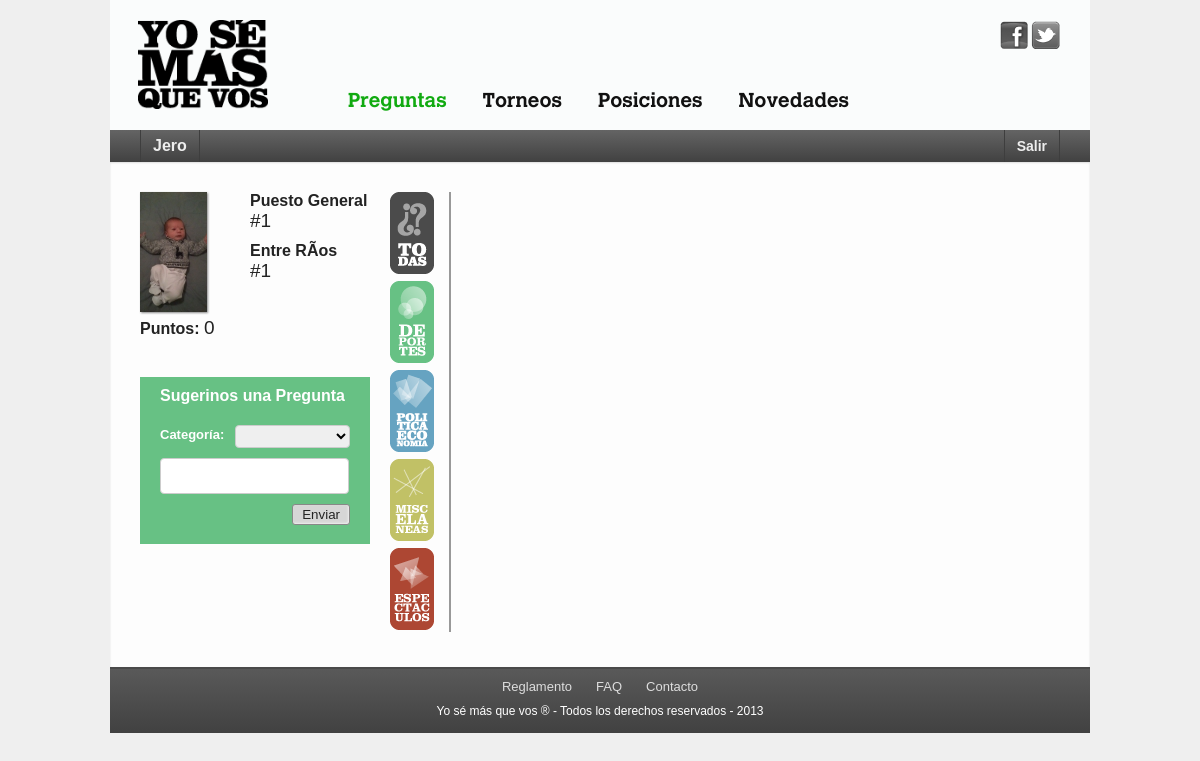
The app's page /preguntas.php (signed in) with its own data.
### tables this page shows
CREATE TABLE `usuarios` (
  `id` int(10) unsigned NOT NULL AUTO_INCREMENT,
  `usuario` varchar(10) NOT NULL,
  `pass` varchar(16) NOT NULL,
  `email` text NOT NULL,
  `estado` tinyint(4) unsigned NOT NULL DEFAULT '1',
  PRIMARY KEY (`id`)
);

CREATE TABLE `datos_usuarios` (
  `id` int(10) unsigned NOT NULL AUTO_INCREMENT,
  `id_usuario` int(10) unsigned NOT NULL,
  `nombre` text NOT NULL,
  `apellido` text NOT NULL,
  `sexo` text NOT NULL,
  `nacimiento` date NOT NULL,
  `dni` int(8) unsigned NOT NULL,
  `id_provincia` int(11) unsigned NOT NULL,
  `id_localidad` text,
  `telefono` int(11) unsigned DEFAULT NULL,
  `celular` int(11) unsigned DEFAULT NULL,
  `twitter` text,
  `foto` text,
  `fecha_inscripcion` date NOT NULL,
  PRIMARY KEY (`id`)
);

CREATE TABLE `provincias` (
  `id` int(2) NOT NULL,
  `provincia` varchar(50) NOT NULL,
  PRIMARY KEY (`id`)
);

CREATE TABLE `puntaje` (
  `id` int(10) unsigned NOT NULL AUTO_INCREMENT,
  `id_usuario` int(10) unsigned NOT NULL,
  `id_categoria` int(10) unsigned NOT NULL,
  `puntos` int(10) unsigned NOT NULL DEFAULT '0',
  PRIMARY KEY (`id`)
);

### funciones.php (called while the page is built, shortened)
<?php
function mysql_($query){
	$rs = mysql_query($query, $GLOBALS['cnx']) or die(mysql_error());
	return $rs;
}
function perfil($id){
	$query = "SELECT Us.id, Us.usuario, DU.foto, Pu.puntos, Pr.provincia FROM usuarios Us
				INNER JOIN datos_usuarios DU ON DU.id_usuario = Us.id
				INNER JOIN puntaje Pu ON Pu.id_usuario = Us.id
				INNER JOIN provincias Pr ON Pr.id = DU.id_provincia
				WHERE Us.id = $id AND Pu.id_categoria = 1";
	$rs = mysql_($query);
	$row_perfil = mysql_fetch_assoc($rs);
	$query = "SELECT Pu.id_usuario, Pu.puntos, Pr.provincia FROM puntaje Pu
				INNER JOIN datos_usuarios DU ON DU.id_usuario = Pu.id_usuario
				INNER JOIN provincias Pr ON Pr.id = DU.id_provincia
				WHERE Pu.id_categoria = 1 ORDER BY puntos DESC";
	$rs = mysql_($query);
	do{
		static $pos_general = 0;
		static $pos_provincia = 0;
		$row = mysql_fetch_assoc($rs);
		$pos_general++;
		$x = $row['id_usuario'];
		if($row['provincia'] == $row_perfil['provincia']){
			$pos_provincia++;
		}
	}while($x != $id);
	$row_perfil['pos_general'] = $pos_general;
	$row_perfil['pos_provincia'] = $pos_provincia;
	return $row_perfil;
}
function get_categoria(){
	$rs = mysql_("SELECT * FROM categorias WHERE id != 1");
	while($row = mysql_fetch_assoc($rs)){
		static $i = 0;
		$i++;
		$categoria[$i] = $row;
	};
	return $categoria;
}
?>

### preguntas.php (the view, shortened to what this page needs)
<?php
	require_once('funciones.php');
?>
<!DOCTYPE html PUBLIC "-//W3C//DTD XHTML 1.0 Transitional//EN" "http://www.w3.org/TR/xhtml1/DTD/xhtml1-transitional.dtd">
<html xmlns="http://www.w3.org/1999/xhtml">
<head>
<link type="text/css" rel="stylesheet" href="css/estilos.css" />
</head>
<body>
<div id="contenido">
	<header id="header">
    	<?php include('inc/header.php'); ?>
    </header>
    <div id="banda">
		<?php include('inc/banda.php'); ?>
    </div>
    <div id="centro">
        <section id="datos_usuario">
			<?php include('inc/perfil.php'); ?>
            <div id="sugerir_pregunta">
                <div class="titulo">Sugerinos una Pregunta</div>
                <form id="form_sugerir" name="form_sugerir" action="" method="post">
                    <label for="categoria" id="etiqueta">Categor&iacute;a: </label><select id="categoria" name="categoria" size="1" onchange="var x = $('#categoria_val').val();categoria(x)">
                        <option value="0"></option>
                        <?php
                        $categoria = get_categoria();
                        $tot_categoria = sizeof($categoria);
                        do{
                            static $i = 0;
                            $i++;
                            echo '<option value="'.$categoria[$i]['categoria'].'">'.$categoria[$i]['categoria'].'</option>';
                        }while($i < $tot_categoria);
                        ?>
                    </select>
                    <textarea id="pregunta" name="pregunta" ></textarea>
                    <input id="enviar" name="enviar" class="btn_form" type="button" value="Enviar" onclick="validar_sugerir()" />
                </form>
            </div>
        </section>
        <nav>
			<?php include('inc/btn_categorias.php'); ?>
        </nav>
        <section id="info">
        </section>
    </div>
    <footer id="footer">
    	<?php include('inc/footer.php'); ?>
    </footer>
</div>
</body>
</html>

### inc/perfil.php (shortened to what this page needs)
<?php
if(isset($_SESSION['usuario'])){
	$row_perfil = perfil($_SESSION['id']);?>
    <article id="perfil">
        <div id="foto">
            <?php echo '<img src="fotos/'.$row_perfil['foto'].'" alt="'.$row_perfil['usuario'].'"/>'; ?>
        </div>
        <div id="datos_puestos">
            <div class="datos">
                <?php echo 'Puesto General<br /><span>#'.$row_perfil['pos_general'].'</span>'; ?>
            </div>
            <div class="datos">
                <?php echo utf8_decode($row_perfil['provincia']).'<br /><span>#'.$row_perfil['pos_provincia'].'</span>'; ?>
            </div>
        </div>
        <div class="datos" style="margin-bottom:0; width:220px; display:inline-block;">
            <?php echo 'Puntos: <span>'.$row_perfil['puntos'].'</span>'; ?>
        </div>
    </article>
<?php
}
else{ ?>
	<div id="registrate_texto"><p>Ingres&aacute; o <a href="registrar.php">Registrate.</a></p><p>Demostr&aacute; que sos el que m&aacute;s sabe de todo.</p></div>
<?php } ?>

### css/estilos.css (style rules this page uses)
* { margin:0; padding:0; }
a:active, a:focus, input { outline: 0; outline-style:none; outline-width:0; }
body { font-family:helvetica, helvetica_norm; font-size:12px; background-color:#efefef; }
img { border:0; }
input[type="text"], input[type="password"], select, textarea { position:relative; padding:2px 2px 2px 5px; color:555; border:1px solid #ccc; -webkit-border-radius:4px; -moz-border-radius:4px; -ms-border-radius:4px; -o-border-radius:4px; border-radius:4px; behavior: url(htc/pie.htc); }
textarea { resize: none; }
header, nav, article, section, footer { display: block; }
.btn_form { position:relative; cursor:pointer; color:#222; border:1px solid #888; background-color:#d6d6d6; padding:2px 9px; text-align:center; -webkit-border-radius:3px; -moz-border-radius:3px; -ms-border-radius:3px; -o-border-radius:3px; border-radius:3px; -webkit-box-shadow:#eee -1px -1px 2px inset; -moz-box-shadow:#eee -1px -1px 2px inset; -ms-box-shadow:#eee -1px -1px 2px inset; -o-box-shadow:#eee -1px -1px 2px inset; box-shadow:#eee -1px -1px 2px inset; behavior: url(htc/pie.htc); }
#contenido { position:relative; margin:0 auto; width:980px; }
#banda { position:relative; width:920px; height:32px; padding:0px 30px; background-color:rgb(77,77,77); background: linear-gradient(rgb(100,100,100), rgb(65,65,65)); background: -webkit-gradient(linear, 0% 0%, 0% 100%, from(#646464), to(#414141)); background: -webkit-linear-gradient(rgb(100,100,100), rgb(65,65,65)); background: -moz-linear-gradient(rgb(100,100,100), rgb(65,65,65)); background: -ms-linear-gradient(rgb(100,100,100), rgb(65,65,65)); background: -o-linear-gradient(rgb(100,100,100), rgb(65,65,65)); behavior: url(htc/pie.htc); }
#centro { position:relative; display:inline-block; padding:30px; width:920px; background-color:#fdfdfd; -webkit-box-shadow:#ddd 0px 1px 2px inset; -moz-box-shadow:#ddd 0px 1px 2px inset; -ms-box-shadow:#ddd 0px 1px 2px inset; -o-box-shadow:#ddd 0px 1px 2px inset; box-shadow:#ddd 0px 1px 2px inset; behavior: url(htc/pie.htc); }
#centro #datos_usuario { float:left; width:240px; }
#centro #datos_usuario #filtrar_por_provincia .titulo, #centro #datos_usuario #sugerir_pregunta .titulo { margin-bottom:10px; font-size:16px; font-weight:bold; color:#fff; }
#centro #datos_usuario #sugerir_pregunta { background-color:#67c184; width:190px; padding:10px 20px 40px 20px; margin-top:38px; }
#centro #datos_usuario #sugerir_pregunta .titulo { margin-bottom:20px; }
#centro #datos_usuario #sugerir_pregunta #etiqueta { line-height:20px; color:#fff; font-size:13px; font-weight:bold; }
#centro #datos_usuario #sugerir_pregunta #categoria { width:115px; float:right; }
#centro #datos_usuario #sugerir_pregunta #pregunta { width:180px; margin:10px 0; }
#centro #datos_usuario #sugerir_pregunta #enviar { float:right; }
#centro #datos_usuario #perfil { color:#222; font-family:helvetica, helvetica_norm; }
#centro #datos_usuario #perfil .datos { font-size:16px; margin-bottom:10px; font-weight:bold; }
#centro #datos_usuario #perfil #datos_puestos { display:inline-block; }
#centro #datos_usuario #perfil span { font-size:19px; font-weight:normal; }
#centro #datos_usuario #perfil #foto { float:left; margin:0 10px 5px 0; width:100px; min-height:100px; }
#centro #datos_usuario #perfil #foto img { background-color:#efefef; -webkit-box-shadow:#888 1px 1px 2px; -moz-box-shadow:#888 1px 1px 2px; -ms-box-shadow:#888 1px 1px 2px; -o-box-shadow:#888 1px 1px 2px; box-shadow:#888 1px 1px 2px; behavior: url(htc/pie.htc); }
#centro #info { float:left; border-left:2px solid #999; min-height:440px; width:609px; }
#centro nav { float:left; padding:0 5px 0 10px; width:54px; }
#footer { padding-bottom:15px; background-color:rgb(77,77,77); background: linear-gradient(rgb(90,90,90), rgb(65,65,65)); background: -webkit-gradient(linear, 0% 0%, 0% 100%, from(#5a5a5a), to(#414141)); background: -webkit-linear-gradient(rgb(90,90,90), rgb(65,65,65)); background: -moz-linear-gradient(rgb(90,90,90), rgb(65,65,65)); background: -ms-linear-gradient(rgb(90,90,90), rgb(65,65,65)); background: -o-linear-gradient(rgb(90,90,90), rgb(65,65,65)); behavior: url(htc/pie.htc); }
#header { position:relative; width:980px; height:130px; background-color:rgb(250,252,252); }

### records on screen
usuarios: datos_usuarios.foto (picture), id "1", provincias.provincia "Entre RÃ­os", puntaje.puntos "0"

### other values on screen
$user "Jero"
